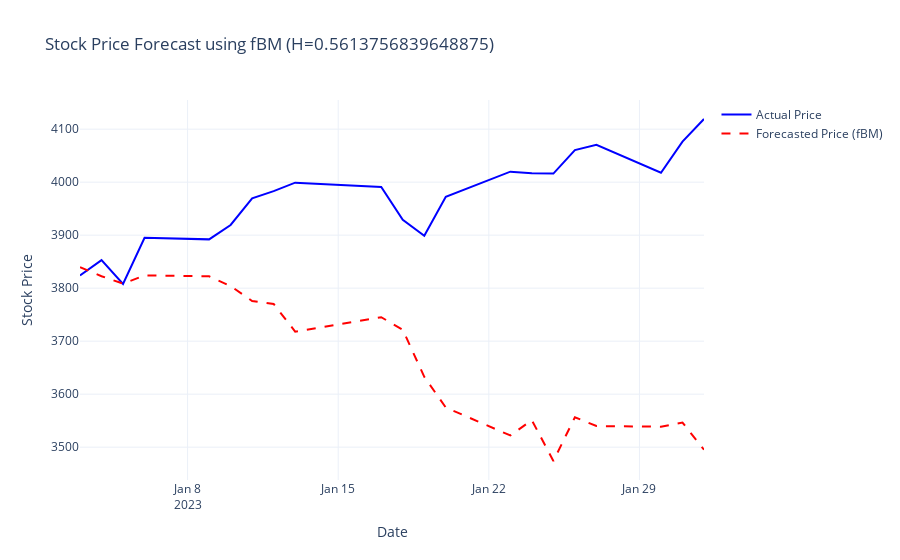

Notebook code for this chart:
### Code cell
from stochastic.processes.continuous import FractionalBrownianMotion
import numpy as np
import random
import plotly.graph_objects as go

def simulate_fbm_prices(train_data, test_data, H):
    """Simulate future stock prices using a geometric fractional Brownian motion model."""    
    # Calculate drift (μ) and volatility (σ) from training log returns
    mu = train_data["log_returns"].mean()
    sigma = train_data["log_returns"].std()

    # Define Fractional Brownian Motion (fBM) model
    n_days = len(test_data)
    fbm = FractionalBrownianMotion(hurst=H, t=n_days - 1)
    fbm_values = fbm.sample(n=n_days - 1)
    
    # Use the last known price from training data as the starting point
    S0 = train_data['price'].iloc[-1]
    simulated_prices = S0 * np.exp(mu * np.arange(n_days) + sigma * fbm_values)
    
    return simulated_prices

def plot_actual_vs_simulated(test_data, simulated_prices, H):
    """Create an interactive Plotly plot comparing the actual prices with simulated prices."""
    fig = go.Figure()
    fig.add_trace(go.Scatter(
        x=test_data.index,
        y=test_data["price"],
        mode='lines',
        name='Actual Price',
        line=dict(color='blue')
    ))
    fig.add_trace(go.Scatter(
        x=test_data.index,
        y=simulated_prices,
        mode='lines',
        name='Forecasted Price (fBM)',
        line=dict(color='red', dash='dash')
    ))
    fig.update_layout(
        title=f"Stock Price Forecast using fBM (H={H})",
        xaxis_title="Date",
        yaxis_title="Stock Price",
        template="plotly_white"
    )
    fig.show()

simulated_prices = simulate_fbm_prices(SNP_training_df, SNP_testing_df, SNP_hurst_est)
plot_actual_vs_simulated(SNP_testing_df, simulated_prices, SNP_hurst_est)

### Figure 1 — Plotly figure (JSON) as saved in the notebook; plotly's stock layout.template omitted (floating-point values rounded to 4 significant figures)
{"data": [{"line": {"color": "blue"}, "mode": "lines", "name": "Actual Price", "type": "scatter", "x": ["2023-01-03T00:00:00", "2023-01-04T00:00:00", "2023-01-05T00:00:00", "2023-01-06T00:00:00", "2023-01-09T00:00:00", "2023-01-10T00:00:00", "2023-01-11T00:00:00", "2023-01-12T00:00:00", "2023-01-13T00:00:00", "2023-01-17T00:00:00", "2023-01-18T00:00:00", "2023-01-19T00:00:00", "2023-01-20T00:00:00", "2023-01-23T00:00:00", "2023-01-24T00:00:00", "2023-01-25T00:00:00", "2023-01-26T00:00:00", "2023-01-27T00:00:00", "2023-01-30T00:00:00", "2023-01-31T00:00:00", "2023-02-01T00:00:00"], "y": [3824.0, 3853.0, 3808.0, 3895.0, 3892.0, 3919.0, 3970.0, 3983.0, 3999.0, 3991.0, 3929.0, 3899.0, 3973.0, 4020.0, 4017.0, 4016.0, 4060.0, 4071.0, 4018.0, 4077.0, 4119.0]}, {"line": {"color": "red", "dash": "dash"}, "mode": "lines", "name": "Forecasted Price (fBM)", "type": "scatter", "x": ["2023-01-03T00:00:00", "2023-01-04T00:00:00", "2023-01-05T00:00:00", "2023-01-06T00:00:00", "2023-01-09T00:00:00", "2023-01-10T00:00:00", "2023-01-11T00:00:00", "2023-01-12T00:00:00", "2023-01-13T00:00:00", "2023-01-17T00:00:00", "2023-01-18T00:00:00", "2023-01-19T00:00:00", "2023-01-20T00:00:00", "2023-01-23T00:00:00", "2023-01-24T00:00:00", "2023-01-25T00:00:00", "2023-01-26T00:00:00", "2023-01-27T00:00:00", "2023-01-30T00:00:00", "2023-01-31T00:00:00", "2023-02-01T00:00:00"], "y": [3840.0, 3823.0, 3809.0, 3824.0, 3822.0, 3804.0, 3776.0, 3770.0, 3718.0, 3745.0, 3722.0, 3633.0, 3575.0, 3522.0, 3551.0, 3474.0, 3556.0, 3540.0, 3539.0, 3547.0, 3495.0]}], "layout": {"title": {"text": "Stock Price Forecast using fBM (H=0.5613756839648875)"}, "xaxis": {"title": {"text": "Date"}}, "yaxis": {"title": {"text": "Stock Price"}}}}
